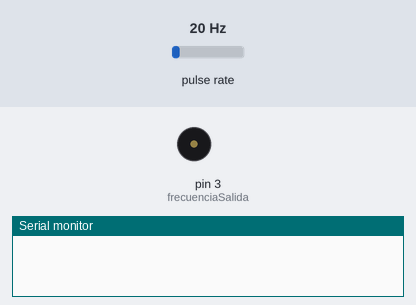
Bench run of a sketch on a simulated Arduino Uno, built with avr-gcc and run on an emulated ATmega328P. On the bench: buzzer (waves = sounding), the last lines printed to the serial monitor. Wiring (inferred from the names in the program): pulse sensor: data pin 2. Inputs (shaded band) come from the test bench; at power-on: pulse rate 20 Hz.

Above: at 0.5 s.
At 52.5 s:
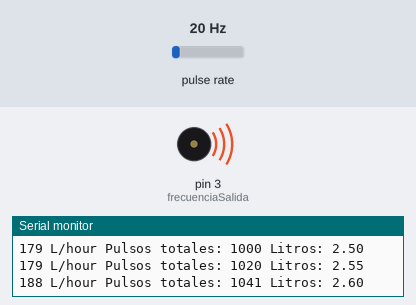
Timing chart, 0 to 67.0 s (numbered marks = the images above):
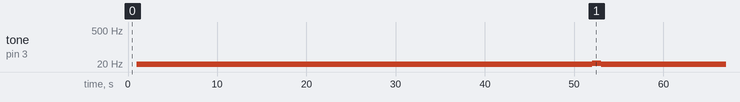

Measured:
- by itself, tone on pin 3 (frecuenciaSalida): alternates 21 Hz for 1.0 s and 20 Hz for 50.6 s

The sketch:

Sensor_de_flujo_de_agua_YF-S201.ino
```cpp
volatile int pulsos; // Cantidad de pulsos del sensor. Como se usa dentro de una interrupcion debe ser volatile

unsigned int litrosPorHora; // Calculated litres/hour

unsigned char sensorDeFlujo = 2; // Pin al que esta conectado el sensor

unsigned char frecuenciaSalida = 3; // Pin al por el que sale la frecuencia

unsigned long tiempoAnterior; // Para calcular el tiempo

unsigned long pulsosAcumulados; // Pulsos acumulados

float litros; // Litros acumulados
void flujo () // Funcion de interrupcion

{
pulsos++; // Simplemente sumar el numero de pulsos
}

void setup()
{
pinMode(sensorDeFlujo, INPUT);
pinMode(frecuenciaSalida, OUTPUT);
Serial.begin(9600);
attachInterrupt(0, flujo, RISING); // Setup Interrupt

// see http://arduino.cc/en/Reference/attachInterrupt
interrupts(); // Habilitar interrupciones
tiempoAnterior = millis();
}

void loop ()
{
// Cada segundo calcular e imprimir Litros/seg
if( millis() - tiempoAnterior > 1000){
  tiempoAnterior = millis(); // Updates cloopTime
  // Pulse frequency (Hz) = 6.67 Q, Q is flow rate in L/min. (Results in +/- 3% range)
  // Q = frecuencia / 6.67 (L/min)
  // Q = (frecuencia * 60) / 6.67 (L/hora)
  tone(frecuenciaSalida, pulsos);
  pulsosAcumulados += pulsos;
  litrosPorHora = (pulsos * 60 / 6.67); // (Pulse frequency x 60 min) / 7.5Q = flow rate in L/hour
  pulsos = 0; // Reset Counter
  Serial.print(litrosPorHora, DEC); // Print litres/hour
  Serial.print(" L/hour");
  Serial.print(" Pulsos totales: ");
  Serial.print(pulsosAcumulados);

  litros = pulsosAcumulados*1.0/400; //Cada 400 pulsos = 1 litro
  Serial.print(" Litros: ");
  Serial.println(litros);
}
}
```
